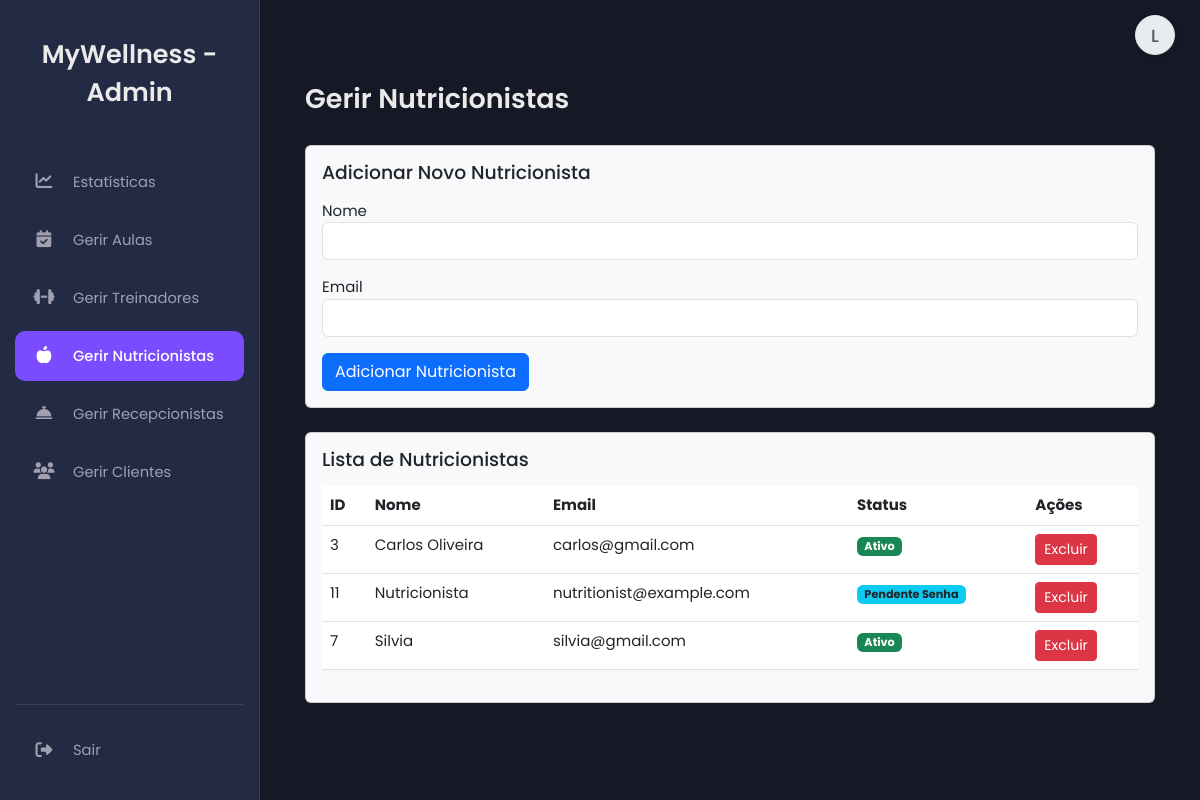
Page /manage_nutritionists_admin.php (signed in) on the earlier database version.
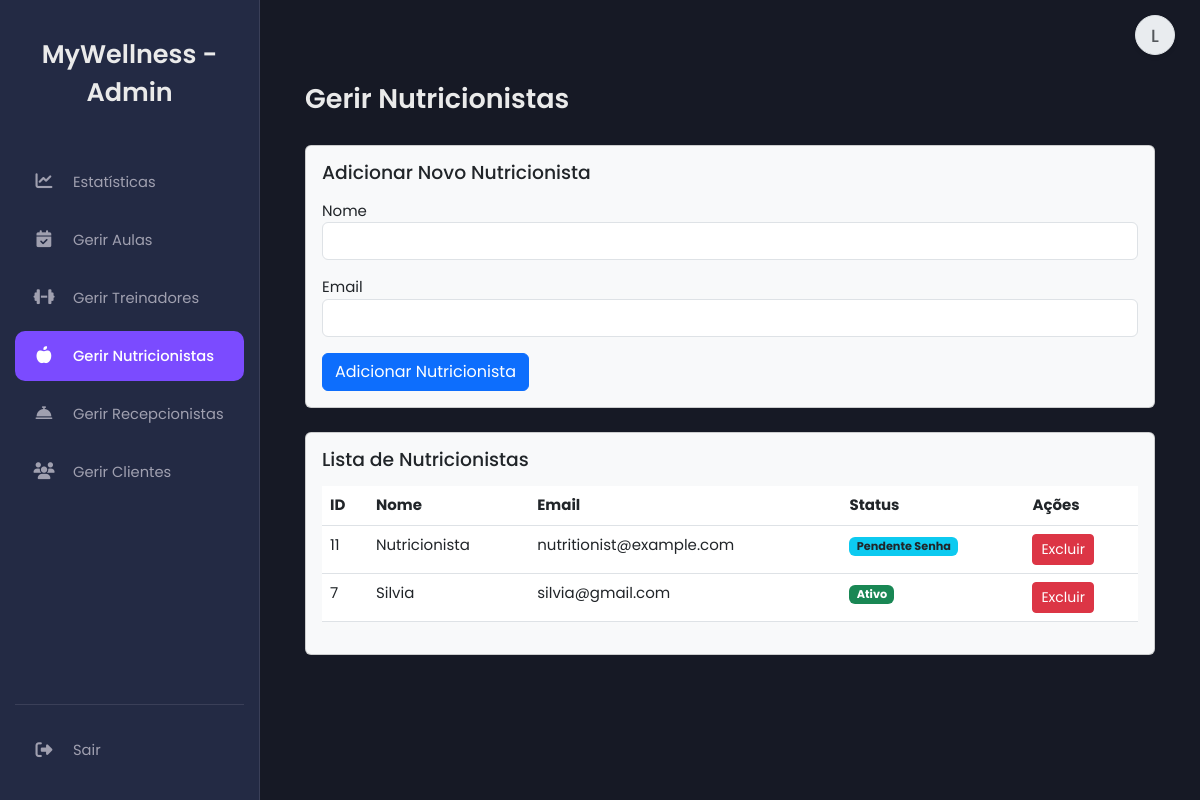
Same page on the later database version.
### tables this page shows
CREATE TABLE `users` (
  `id` int(11) NOT NULL,
  `name` varchar(100) NOT NULL,
  `email` varchar(100) NOT NULL,
  `numero_telemovel` varchar(25) DEFAULT NULL COMMENT 'Número de telemóvel do utilizador',
  `password` varchar(255) NOT NULL,
  `role` enum('client','trainer','nutritionist','admin','receptionist') DEFAULT NULL,
  `token` varchar(255) DEFAULT NULL,
  `reset_token` varchar(255) DEFAULT NULL,
  `reset_token_expires_at` datetime DEFAULT NULL,
  `first_login` tinyint(1) NOT NULL DEFAULT 1,
  `created_at` timestamp NOT NULL DEFAULT current_timestamp(),
  `profile_picture` varchar(255) DEFAULT NULL
);

### manage_nutritionists_admin.php (the view, shortened to what this page needs)
<?php
include 'header.php';
include 'send_email.php';
include 'sidebar_admin.php';
?>
<main class="main-content">
    <div class="container mt-5">
        <h2>Gerir Nutricionistas</h2>
        <div class="card mb-4 bg-light">
            <div class="card-body">
                <h4 class="text-dark">Adicionar Novo Nutricionista</h4>
                <form method="POST" action="manage_nutritionists_admin.php">
                    <div class="form-group mb-3"><label for="nutritionist_name">Nome</label><input type="text" class="form-control" id="nutritionist_name" name="name" required></div>
                    <div class="form-group mb-3"><label for="nutritionist_email">Email</label><input type="email" class="form-control" id="nutritionist_email" name="email" required></div>
                    <button type="submit" class="btn btn-primary">Adicionar Nutricionista</button>
                </form>
            </div>
        </div>
        <div class="card bg-light">
            <div class="card-body">
                <h4 class="text-dark">Lista de Nutricionistas</h4>
                <div class="table-responsive">
                    <table class="table">
                        <thead><tr><th>ID</th><th>Nome</th><th>Email</th><th>Status</th><th>Ações</th></tr></thead>
                        <tbody>
                            <?php
                            $stmt_list = $pdo->query("SELECT id, name, email, token, first_login FROM users WHERE role = 'nutritionist' ORDER BY name");
                            $list = $stmt_list->fetchAll();
                            foreach ($list as $item) {
                                $status = ($item['token'] !== null) ? '<span class="badge bg-warning text-dark">Pendente Conf.</span>' : (($item['first_login'] == 1) ? '<span class="badge bg-info text-dark">Pendente Senha</span>' : '<span class="badge bg-success">Ativo</span>');
                                echo "<tr><td>" . htmlspecialchars($item['id']) . "</td><td>" . htmlspecialchars($item['name']) . "</td><td>" . htmlspecialchars($item['email']) . "</td><td>" . $status . "</td><td>
                                      <a href='manage_nutritionists_admin.php?action=delete&id=" . $item['id'] . "' class='btn btn-danger btn-sm' onclick='return confirm(\"Excluir este nutricionista?\")'>Excluir</a>
                                     </td></tr>";
                            }
                            ?>
                        </tbody>
                    </table>
                </div>
            </div>
        </div>
    </div>
</main>
<?php include 'footer.php'; ?>

Differences in the rows shown:
no longer on this page (row edited): users: id "3", name "Carlos Oliveira", email "carlos@gmail.com", first_login "Ativo"
